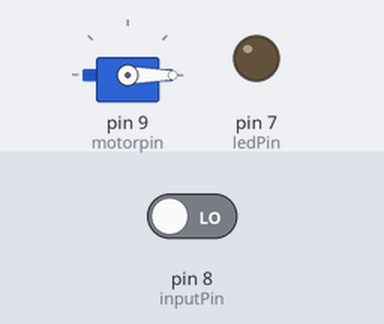
The sketch below on a simulated Arduino Uno, built with avr-gcc and run on an emulated ATmega328P. Shown: servo, output pins drawn as LEDs (lit = HIGH). The test bench sets the inputs (shaded band); at power-on: pin 8 (inputPin) LOW. What the sketch prints to the serial monitor is not drawn.

Above: at 1.2 s.
1.3 s: pin 8 (inputPin) driven HIGH
At 2.5 s:
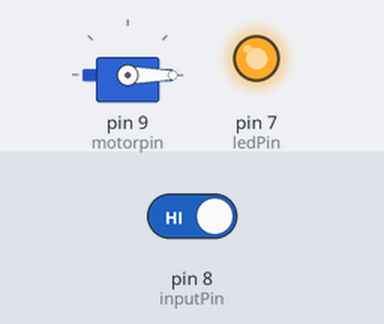
2.8 s: pin 8 (inputPin) driven LOW
At 3.6 s:
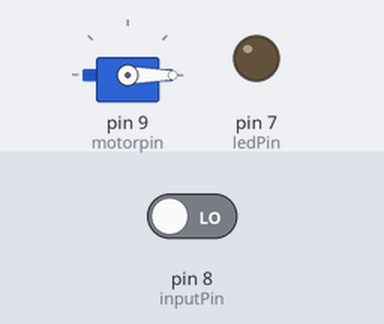
Timing chart, 0 to 5.8 s (numbered marks = the images above; inputs shaded):
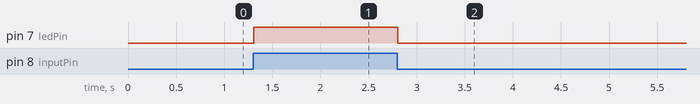

The sketch:

Servo_LED_PIR.ino
```cpp
#include <Servo.h>


Servo p;
int motorpin = 9;
int ledPin = 7;                // choose the pin for the LED
int inputPin = 8;

void setup() {
  p.attach(motorpin);
  p.write(0);
  pinMode(ledPin, OUTPUT);      // declare LED as output
  pinMode(inputPin, INPUT);
  Serial.begin(9600);

}

void loop() {
  int val = digitalRead(inputPin);
  Serial.println(val);
  if (val == 1) {
    digitalWrite(ledPin, HIGH);
  } else {
    digitalWrite(ledPin, LOW);
  }
}

int fun() {
  int i = 0;
  for (i; i < 180; i++) {
    p.write(i);
    delay(10);
  }
  for (int t = 180; t >= 0; t--) {
    p.write(t);
    delay(10);
  }

}
```

Measured:
- after the input at 1.3 s, pin 7 (ledPin): LOW → HIGH at once
- after the input at 2.8 s, pin 7 (ledPin): HIGH → LOW at once
